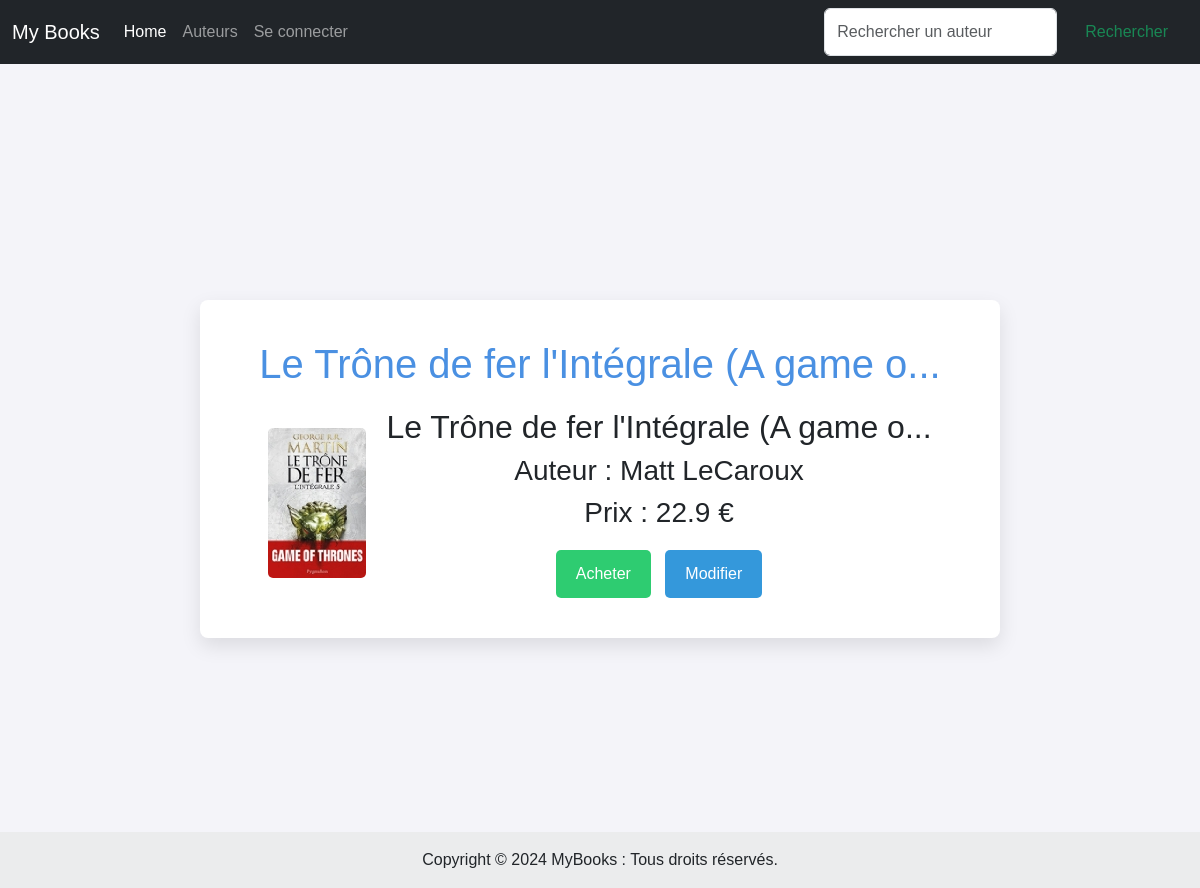
The app's page /detail/2, older data.
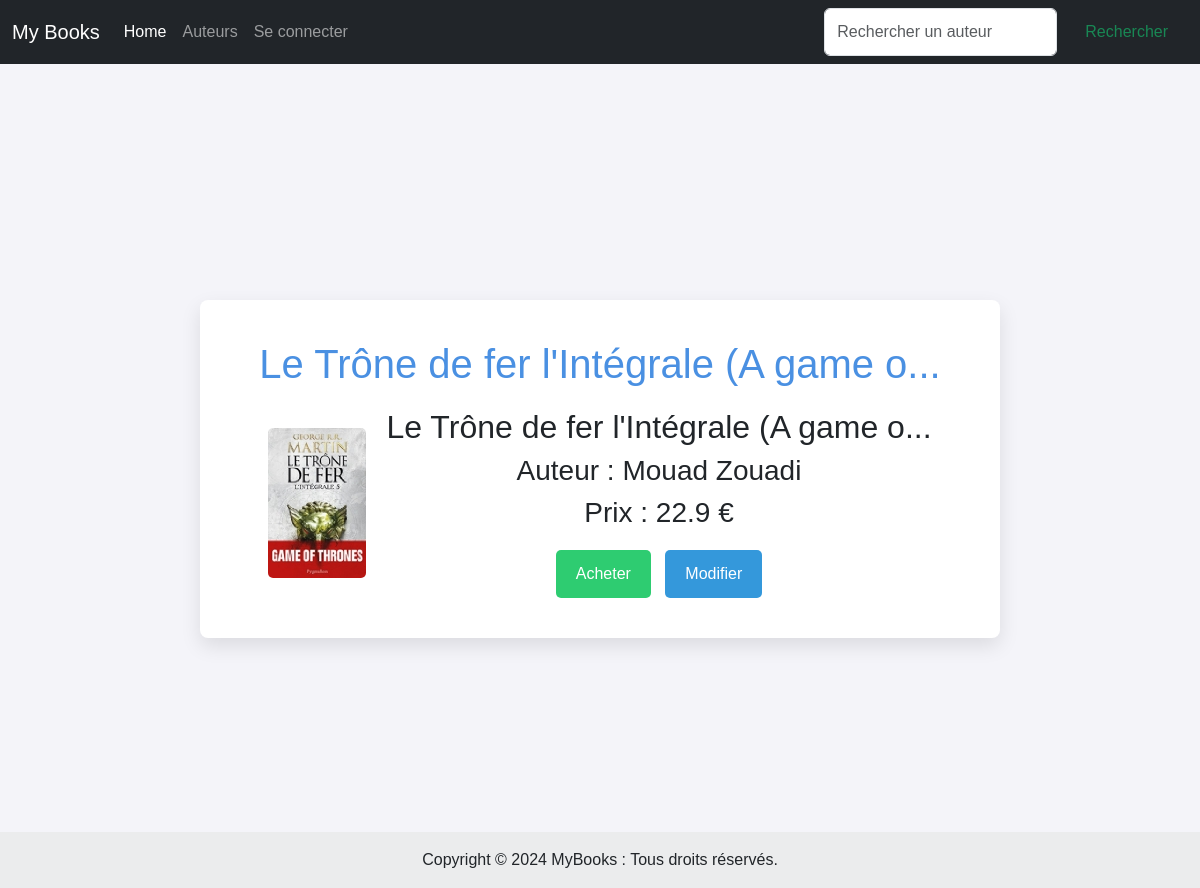
The same page, newer data.
### tuto/models.py (models this page shows, shortened)
class Author(db.Model):
    id = db.Column(db.Integer, primary_key=True)
    name = db.Column(db.String(100))

### tuto/views.py (the view)
@app.route("/detail/<id>")
def detail(id):
    try:
        books = get_sample()  # ou `Book.query.all()` si tu utilises une base de données
        book = books[int(id) - 1]
        return render_template("detail.html", book=book)
    except IndexError:
        return render_template("404.html"), 404

### tuto/models.py (called while the page is built)
def get_sample():
    return Book.query.all()

### tuto/templates/detail.html
{% extends 'base.html' %}
{% block styles %}
    {{ super() }}
    <link rel="stylesheet" href="{{ url_for('static', filename='detail.css') }}">
{% endblock %}
{% block content %}
    <div class="livre-container">
        <h1 class="livre-title">{{ book.title }}</h1>
        <div class="livre-detail">
            <div class="livre-image">
                <img src="{{ url_for('static', filename='images/' + book.img) }}" alt="{{ book.title }}" title="{{ book.title }}" class="img-fluid">
            </div>
            <div class="livre-info text-center">
                <h2 class="livre-subtitle">{{ book.title }}</h2>
                <h3 class="livre-author">Auteur : {{ book.author.name }}</h3>
                <h3 class="livre-price">Prix : {{ book.price }} €</h3>
                <div class="button-container">
                    <button type="button" class="btn acheter-button" onclick="window.location.href='{{ book.url }}';">Acheter</button>
                    <button type="button" class="btn modifier-button" onclick="window.location.href='{{ url_for('edit_author', id=book.id) }}';">Modifier</button>
                </div>
            </div>
        </div>
    </div>
{% endblock %}

Row changes from the older to the newer data that the page shows:
changed Author: author.name "Matt LeCaroux" → "Mouad Zouadi"
